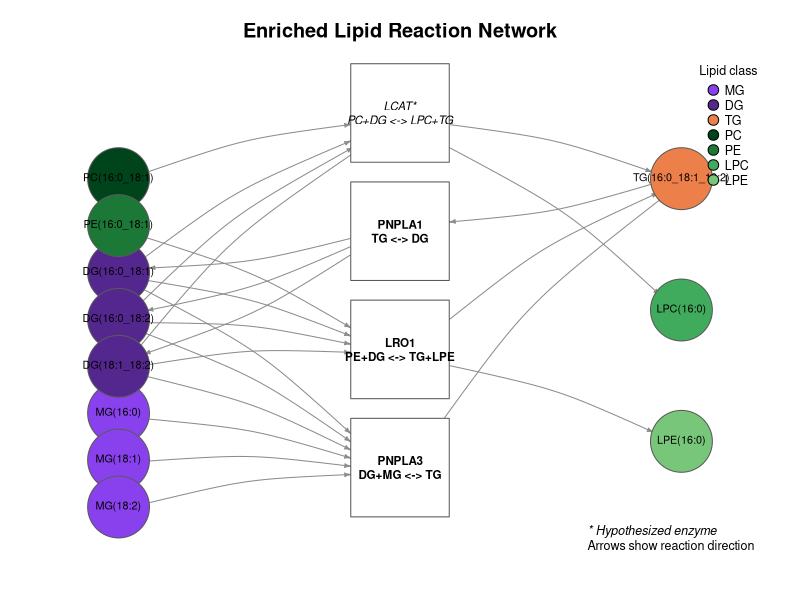
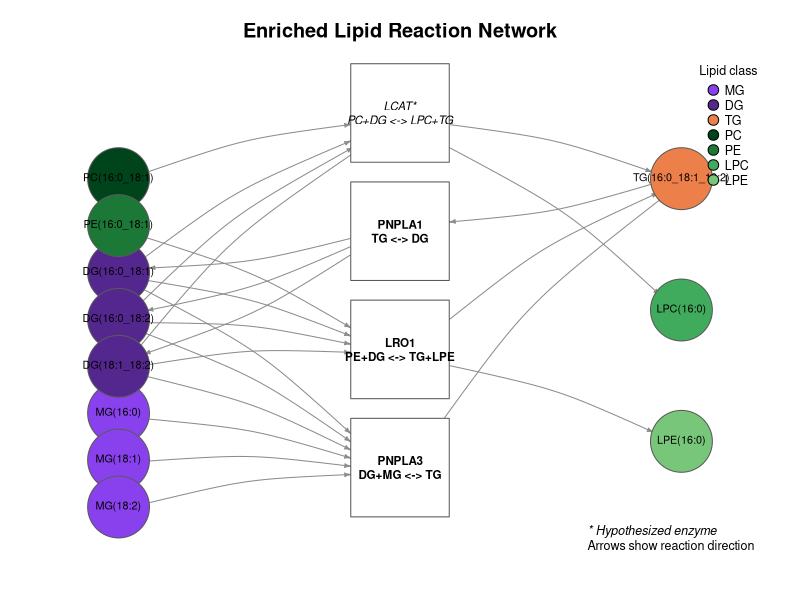

The R script that drew these images, in order:
# ============================
# LINEX-style "Enriched Subnetwork" - CLEAN VERSION
# - Shows lipid conversions (substrate → enzyme → product)
# - LCAT added (italic) for PC/DG <=> LPC/TG reaction
# - RHEA annotations moved to supplementary table
# ============================

suppressPackageStartupMessages({
  library(igraph)
  library(stringr)
  library(dplyr)
  library(tibble)
})

# ---- 1) Lipid species (individual molecules) ----
# Using actual lipid species from the enriched subnetwork
lipid_species <- c(
  # Monoglycerides
  "MG(16:0)", "MG(18:1)", "MG(18:2)",
  # Diglycerides
  "DG(16:0_18:1)", "DG(16:0_18:2)", "DG(18:1_18:2)",
  # Triglyceride
  "TG(16:0_18:1_18:2)",
  # Phospholipids involved in reactions
  "PC(16:0_18:1)", "PE(16:0_18:1)",
  # Lysophospholipids (products)
  "LPC(16:0)", "LPE(16:0)"
)

# Helper function to extract lipid class
lip_class <- function(x) str_extract(x, "^[A-Za-z]+")

# ---- 2) Reaction nodes with enzyme names AND reversible reactions ----
# Format: "Enzyme\nSubstrates <-> Products"
# R1: No gene in LINEX, but we hypothesize LCAT
R1_short <- "LCAT*\nPC+DG <-> LPC+TG"
R2_short <- "PNPLA1\nTG <-> DG"
R3_short <- "LRO1\nPE+DG <-> TG+LPE"
R4_short <- "PNPLA3\nDG+MG <-> TG"

reactions_short <- c(R1_short, R2_short, R3_short, R4_short)

# Also keep just enzyme names for matching
enzyme_names <- c("LCAT*", "PNPLA1", "LRO1", "PNPLA3")

# ---- 3) Create supplementary table with full RHEA info ----
reaction_table <- tibble(
  Reaction_ID = c("R1", "R2", "R3", "R4"),
  Gene_Symbol = c("LCAT", "PNPLA1", "LRO1", "PNPLA3"),
  Reaction_Type = rep("L_FAdelete", 4),
  Substrates = c("PC, DG", "TG", "PE, DG", "DG, MG"),
  Products = c("LPC, TG", "DG", "TG, LPE", "TG"),
  RHEA_IDs = c(
    "RHEA:32843, RHEA:44236",
    "RHEA:61528, RHEA:44676, RHEA:40615, RHEA:40619",
    "RHEA:44252, RHEA:32847, RHEA:44232",
    "RHEA:44436, RHEA:44440"
  ),
  Notes = c(
    "Hypothesized based on reaction specificity (not from LINEX)",
    "From LINEX database",
    "From LINEX database",
    "From LINEX database"
  )
)

# Save table
dir.create("table/supp", showWarnings = FALSE, recursive = TRUE)
write.csv(reaction_table, "table/supp/SuppTable_LINEX_Reactions.csv", row.names = FALSE)
message("Saved: table/supp/SuppTable_LINEX_Reactions.csv")

# ---- 4) Colors for lipid classes ----
class_colors <- c(
  PC   = "#00441B",
  LPC  = "#41AB5D",
  PE   = "#1B7837",
  LPE  = "#78C679",
  DG   = "#54278F",
  MG   = "#8941ED",
  TG   = "#ED804A"
)

# ---- 5) Build DIRECTED edges showing conversions ----
# Each reaction: substrates → enzyme → products
# Using specific lipid species

edges <- data.frame(

  from = character(),
  to = character(),
  stringsAsFactors = FALSE
)

# Get species by class
DG_species <- lipid_species[lip_class(lipid_species) == "DG"]
MG_species <- lipid_species[lip_class(lipid_species) == "MG"]
TG_species <- lipid_species[lip_class(lipid_species) == "TG"]
PC_species <- lipid_species[lip_class(lipid_species) == "PC"]
PE_species <- lipid_species[lip_class(lipid_species) == "PE"]
LPC_species <- lipid_species[lip_class(lipid_species) == "LPC"]
LPE_species <- lipid_species[lip_class(lipid_species) == "LPE"]

# R1 (LCAT*): PC + DG → LPC + TG
for (pc in PC_species) edges <- rbind(edges, data.frame(from = pc, to = R1_short))
for (dg in DG_species) edges <- rbind(edges, data.frame(from = dg, to = R1_short))
for (lpc in LPC_species) edges <- rbind(edges, data.frame(from = R1_short, to = lpc))
for (tg in TG_species) edges <- rbind(edges, data.frame(from = R1_short, to = tg))

# R2 (PNPLA1): TG → DG (+ FA released)
for (tg in TG_species) edges <- rbind(edges, data.frame(from = tg, to = R2_short))
for (dg in DG_species) edges <- rbind(edges, data.frame(from = R2_short, to = dg))

# R3 (LRO1): PE + DG → TG + LPE
for (pe in PE_species) edges <- rbind(edges, data.frame(from = pe, to = R3_short))
for (dg in DG_species) edges <- rbind(edges, data.frame(from = dg, to = R3_short))
for (tg in TG_species) edges <- rbind(edges, data.frame(from = R3_short, to = tg))
for (lpe in LPE_species) edges <- rbind(edges, data.frame(from = R3_short, to = lpe))

# R4 (PNPLA3): DG + MG → TG (transacylation)
for (dg in DG_species) edges <- rbind(edges, data.frame(from = dg, to = R4_short))
for (mg in MG_species) edges <- rbind(edges, data.frame(from = mg, to = R4_short))
for (tg in TG_species) edges <- rbind(edges, data.frame(from = R4_short, to = tg))

# ---- 6) Build igraph (DIRECTED) ----
all_nodes <- unique(c(lipid_species, reactions_short))
type <- ifelse(all_nodes %in% reactions_short, "reaction", "lipid")

g <- graph_from_data_frame(edges, directed = TRUE, vertices = data.frame(name = all_nodes))

V(g)$type <- type[match(V(g)$name, all_nodes)]
V(g)$shape <- ifelse(V(g)$type == "reaction", "square", "circle")

# Color lipids by their class
V(g)$lipid_class <- lip_class(V(g)$name)
V(g)$color <- ifelse(
  V(g)$type == "reaction",
  "white",
  class_colors[V(g)$lipid_class]
)
V(g)$color[is.na(V(g)$color)] <- "grey85"

V(g)$frame.color <- "grey35"
V(g)$size <- ifelse(V(g)$type == "reaction", 35, 22)  # Larger boxes for reaction labels

# Labels - shorter for lipids to avoid clutter
V(g)$label <- V(g)$name
V(g)$label.color <- "black"
V(g)$label.cex <- ifelse(V(g)$type == "reaction", 0.7, 0.65)

# Font: 1=plain, 2=bold, 3=italic, 4=bold italic
# LCAT* gets italic, other reactions get bold, lipids get plain
V(g)$label.font <- ifelse(grepl("^LCAT", V(g)$name), 3,
                          ifelse(V(g)$type == "reaction", 2, 1))

# Edge styling - arrows to show direction
E(g)$color <- "grey55"
E(g)$width <- 1.0
E(g)$arrow.size <- 0.3
E(g)$arrow.width <- 1.0

# ---- 7) Layout - Force-directed with enzyme row in middle ----
set.seed(42)
lay <- layout_with_fr(g, niter = 2000)

# Identify node indices by type
lip_idx <- which(V(g)$type == "lipid")
rx_idx <- which(V(g)$type == "reaction")

# Group lipids by class for positioning
substrate_classes <- c("PC", "PE", "DG", "MG")
product_classes <- c("LPC", "LPE", "TG")

# Position enzymes in a column in the middle
enzyme_order <- reactions_short  # Use full names with reaction type
for (i in seq_along(rx_idx)) {
  enz_name <- V(g)$name[rx_idx[i]]
  enz_pos <- match(enz_name, enzyme_order)
  if (!is.na(enz_pos)) {
    lay[rx_idx[i], 1] <- 0  # Middle x
    lay[rx_idx[i], 2] <- 2.5 - (enz_pos - 1) * 1.8  # Stack vertically with more space
  }
}

# Position substrate lipids on the left (grouped by class)
substrate_idx <- lip_idx[V(g)$lipid_class[lip_idx] %in% substrate_classes]
if (length(substrate_idx) > 0) {
  # Sort by class then by name for consistent ordering
  sub_classes <- V(g)$lipid_class[substrate_idx]
  sub_order <- order(factor(sub_classes, levels = c("PC", "PE", "DG", "MG")), V(g)$name[substrate_idx])
  substrate_idx <- substrate_idx[sub_order]

  y_positions <- seq(from = 1.5, to = -3.5, length.out = length(substrate_idx))
  for (i in seq_along(substrate_idx)) {
    lay[substrate_idx[i], 1] <- -3.5  # Left side
    lay[substrate_idx[i], 2] <- y_positions[i]
  }
}

# Position product lipids on the right
product_idx <- lip_idx[V(g)$lipid_class[lip_idx] %in% product_classes]
if (length(product_idx) > 0) {
  # Sort by class
  prod_classes <- V(g)$lipid_class[product_idx]
  prod_order <- order(factor(prod_classes, levels = c("TG", "LPC", "LPE")))
  product_idx <- product_idx[prod_order]

  y_positions <- seq(from = 1.5, to = -2.5, length.out = length(product_idx))
  for (i in seq_along(product_idx)) {
    lay[product_idx[i], 1] <- 3.5  # Right side
    lay[product_idx[i], 2] <- y_positions[i]
  }
}

# ---- 9) Plot ----
dir.create("fig/main", showWarnings = FALSE, recursive = TRUE)
out_png <- "fig/main/Figure5_LINEX_Enriched_Subnetwork.png"
out_pdf <- "fig/main/Figure5_LINEX_Enriched_Subnetwork.pdf"

# Custom plot function with italic LCAT via igraph labeling
plot_network <- function() {
  # Plot with labels using igraph's built-in labeling
  plot(
    g,
    layout = lay,
    main = "Enriched Lipid Reaction Network",
    vertex.label = V(g)$label,
    vertex.label.color = V(g)$label.color,
    vertex.label.cex = V(g)$label.cex,
    vertex.label.font = V(g)$label.font,
    vertex.label.family = "sans",
    edge.curved = 0.15,
    asp = 0.7
  )

  # Lipid class legend (positioned to avoid overlap)
  present_classes <- c("MG", "DG", "TG", "PC", "PE", "LPC", "LPE")
  present_classes <- present_classes[present_classes %in% names(class_colors)]
  legend(
    "topright",
    legend = present_classes,
    pch = 21,
    pt.bg = unname(class_colors[present_classes]),
    pt.cex = 1.4,
    cex = 0.75,
    bty = "n",
    title = "Lipid class"
  )

  # Add note about LCAT and arrow meaning
  legend(
    "bottomright",
    legend = c("* Hypothesized enzyme", "Arrows show reaction direction"),
    bty = "n",
    cex = 0.75,
    text.font = c(3, 1)
  )
}

# PNG
png(out_png, width = 2800, height = 2000, res = 240)
par(mar = c(2, 2, 3, 2))
plot_network()
dev.off()
message("Saved: ", out_png)

# PDF
pdf(out_pdf, width = 11, height = 8)
par(mar = c(2, 2, 3, 2))
plot_network()
dev.off()
message("Saved: ", out_pdf)

# Print table
message("\n=== REACTION TABLE ===")
print(reaction_table)
